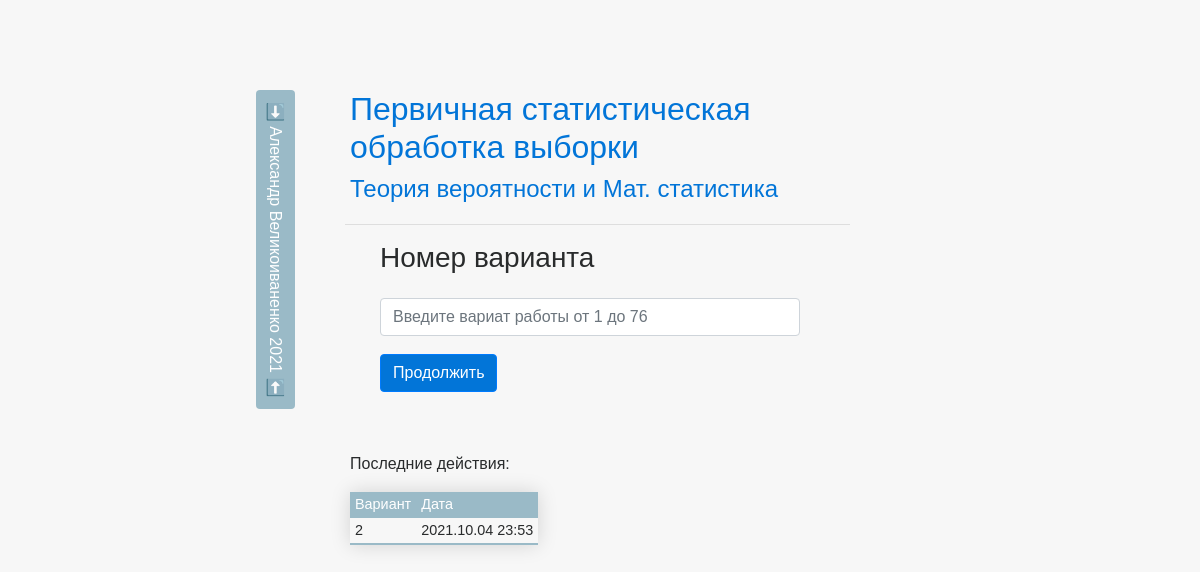
Before: / with the older database file.
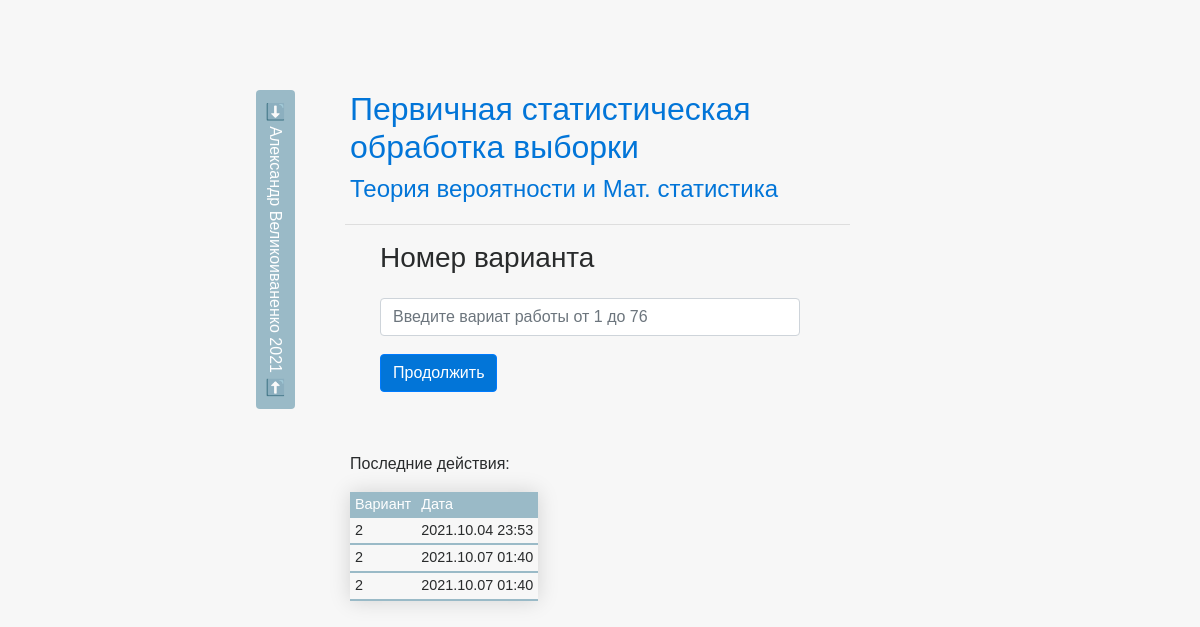
After: the same page with the newer database file.
### tables this page shows
CREATE TABLE downloads 
    (
        id INTEGER PRIMARY KEY AUTOINCREMENT,
        variant text,
        distr_type text,
        download_date text
    );

### app.py (the view, shortened to what this page needs)
@app.route('/', methods=('GET', 'POST'))
def index():
    global variant_and_distribution
    global buf, document, intervals, absolute_frequency, result_file_name, a, k
    content_list = [content_config.app_name, {}]
    if variant_and_distribution == 0:
        variant = -1
        try:
            variant = int(request.form['variant'])
            variant_and_distribution = 0.5
        except Exception as e:
            variant_and_distribution = 0
            if variant != -1:
                flash(u'Что-то не так с номером варианта!', 'error')
        if variant_and_distribution == 0:
            this_content = content_list
            this_content[1].update(content_config.variant_selection)
            return render_template(
                'index.html',
                content_list=this_content,
                latest= (('Вариант', 'Дата'), *get_latest_log(connection, cursor))
                )

### db_manager.py (called while the page is built)
def get_latest_log(
    connection, cursor):
    sql_command = "select variant, download_date from downloads order by download_date limit 5"
    return cursor.execute(sql_command).fetchall()

### templates/index.html (shortened to what this page needs)
{% extends 'base.html' %}
{% block content %}
<h2> {{content_list[0]}} </h2>
<h4> Теория вероятности и Мат. статистика </h4>
<ul>
 {% for key, value in content_list[1].items() %}
 <li>
  <hr>
  <h3>{{ value['title'] }}</h3>
  {% if value['type'] == 'post' %}
  <p>{{ value['content'] }}</p>
  {% elif value['type'] == 'form' %}
  <form method="post">
    {% for form_item in value['content'] %}
    <div class="form-group">
      {% if (form_item['type'] == 'input') and (form_item['input_type'] == 'text') %}
      <input
      type="{{form_item['input_type']}}"
      name="{{form_item['name']}}"
      placeholder="{{ form_item['placeholder'] }}"
      class="form-control"
      value="{{ request.form[form_item['name']] }}">
    {% elif form_item['input_type'] == 'radio' %}
    <input class="form-check-input" type="radio" name="{{form_item['name']}}" id="{{form_item['id']}}" value="{{form_item['id']}}">
      <label class="form-check-label" for="{{form_item['id']}}"> {{form_item['value']}}</label>
    </input>
    {% elif form_item['input_type'] == 'show-text' %}
     <div class="form_text">{{form_item['placeholder']}}</div>
    {% elif form_item['input_type'] == 'show-image' %}
      <span class="border-container">
        <img src="{{form_item['src']}}">
      </span>
    {% elif form_item['input_type'] == 'show-a' %}
      <a href="{{ form_item['a'] }}" target="{{ form_item['target'] }}">Нажмите для загрузки</a>
    {% elif form_item['type'] == 'button' %}
    <button
    type="{{form_item['btntype']}}"
    class="btn btn-primary"
    style="margin-top: 10px;"> {{form_item['name']}}
  </button>
  {% endif %}
</div>
{% endfor %}
</form>
{% endif %}
</li>
{% endfor %}
</ul>
{% endblock %}

### templates/base.html (shortened to what this page needs)
<!doctype html>
<html lang="en">
<head>
  <link rel="stylesheet" href="https://stackpath.bootstrapcdn.com/bootstrap/4.3.1/css/bootstrap.min.css">
  <link rel="stylesheet" href="{{ url_for('static', filename='css/style.css') }}">
</head>
<body>
  <div class="container">
    <a href="https://vk.com/thalium" target="blank" class="span_a">
      <div class="tags_group rotate">
        <span class="badge badge-primary">
            <h6>➡️ Александр Великоиваненко 2021 ⬅️</h6>
        </span>
      </div>
    </a>
    {% block content %} {% endblock %}
      <div class="table-container">
      <p>Последние действия:</p>
      <table class="styled-table">
      {% for row in latest %}
          {% if loop.index == 1 %}
              <thead>
          {% elif loop.index == 2 %}
              </thead>
              <tbody>
          {% endif %}
          <tr>
              <td>{{ row[0] }}</td>
              <td>{{ row[1] }}</td>
          </tr>
          </tbody>
      {% endfor %}
      </table>
  </div>
  </div>
</body>
</html>

### static/css/style.css (style rules this page uses)
html { height: 100%; margin: 0px; padding: 0px; font-family: arial, serif; }
body { padding-left: 15%; padding-right: 20%; padding-top: 100px; height: 100%; background-color: #f7f7f7; color: #292b2c; font-family: arial, serif; }
h2 { color: #0275d8; margin-top: 40px; margin-left: 35px; }
h3 { margin: 0; margin-top: 10px; margin-left: 35px; }
h4 { margin-bottom: 20px; color: #0275d8; margin-left: 35px; }
h6 { margin: 10px; }
ul { list-style-type: none; padding-left: 30px; }
form { margin-right: 10%; margin-left: 35px; margin-right: 10%; }
.container { padding-right: 50px; max-width: 600px; }
.form-group { margin-bottom: 8px; }
.btn { background-color : #0275d8; }
.badge { background-color : #0275d8; background-color: #9ABAC7; }
.span_a { color: white; }
.tags_group { margin-left: 30px; }
.rotate { transform: rotate(90deg); transform-origin: -10% 60%; position: absolute; }
.styled-table { border-collapse: collapse; font-size: 0.9em; font-family: sans-serif; box-shadow: 0 0 20px rgba(0, 0, 0, 0.15); }
.styled-table thead tr { background-color: #9abac7; color: white; text-align: left; }
.styled-table th, .styled-table td { padding: 2px 5px; }
.styled-table tbody tr { border-bottom: 1px solid #dddddd; }
.styled-table tbody tr:last-of-type { border-bottom: 2px solid #9abac7; }
.table-container { padding-top: 20px; margin-bottom: 30px; max-width: 350px; margin-left: 35px; }
@media only screen and (min-width: 100px) { body { padding-left: 0%; padding-right: 0%; padding-top: 50px; } }
@media only screen and (min-width: 100px) { ul { padding-bottom: 8px; } }
@media only screen and (min-width: 100px) { h6 { margin: 7px; } }
@media only screen and (min-width: 100px) { .rotate { transform-origin: 0px 0px; } }
@media only screen and (min-width: 850px) { body { padding-left: 0%; padding-right: 0%; padding-top: 50px; } }
@media only screen and (min-width: 850px) { ul { padding-bottom: 16px; } }
@media only screen and (min-width: 850px) { .rotate { transform: rotate(90deg); transform-origin: -25px -25px; } }

Changed rows visible on the page:
added downloads: variant "2", download_date "2021.10.07 01:40"
added downloads: variant "2", download_date "2021.10.07 01:40"
